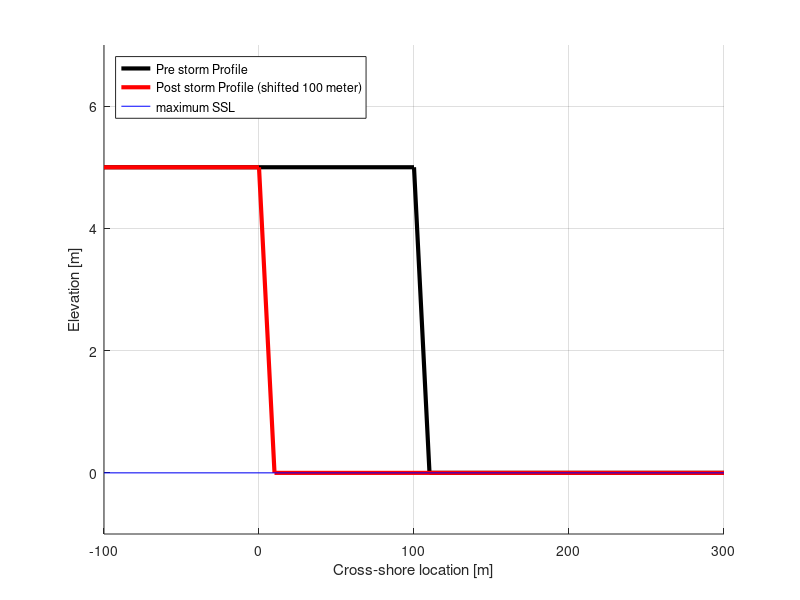

This chart was generated by the following MATLAB code: (Note: this script raises an error after producing the figure.)
function duneerosionabovestormsurgelevel_test()
% DUNEEROSIONABOVESTORMSURGELEVEL_TEST  Unit test for duneerosionabovestormsurgelevel
%  
% This function describes a unit test for duneerosionabovestormsurgelevel.
%
%
%   See also duneerosionabovestormsurgelevel

%% Copyright notice
%   --------------------------------------------------------------------
%   Copyright (C) 2009 Deltares
%       Pieter van Geer
%
%       pieter.vangeer@deltares.nl	
%
%       Rotterdamseweg 185
%       2629 HD Delft
%       P.O. 177
%       2600 MH Delft
%
%   This library is free software: you can redistribute it and/or
%   modify it under the terms of the GNU Lesser General Public
%   License as published by the Free Software Foundation, either
%   version 2.1 of the License, or (at your option) any later version.
%
%   This library is distributed in the hope that it will be useful,
%   but WITHOUT ANY WARRANTY; without even the implied warranty of
%   MERCHANTABILITY or FITNESS FOR A PARTICULAR PURPOSE.  See the GNU
%   Lesser General Public License for more details.
%
%   You should have received a copy of the GNU Lesser General Public
%   License along with this library. If not, see <http://www.gnu.org/licenses/>.
%   --------------------------------------------------------------------

% This tools is part of <a href="http://OpenEarth.Deltares.nl">OpenEarthTools</a>.
% OpenEarthTools is an online collaboration to share and manage data and 
% programming tools in an open source, version controlled environment.
% Sign up to recieve regular updates of this function, and to contribute 
% your own tools.

%% Version <http://svnbook.red-bean.com/en/1.5/svn.advanced.props.special.keywords.html>
% Created: 19 Nov 2009
% Created with Matlab version: 7.9.0.529 (R2009b)

% $Id$
% $Date$
% $Author$
% $Revision$
% $HeadURL$
% $Keywords: $

%% basic test
% This testcase describes a basic test of the principle of the function
% duneerosionabovestormsurgelevel.

xPreStorm = [-100 100 110 300];
zPreStorm = [5 5 0 0];
xPostStorm = [-100 0 10 300];
zPostStorm = zPreStorm;
waterLevel = 0;

figure;
hold on
grid on
plot(xPreStorm,zPreStorm,'Color','k','LineWidth',3,'DisplayName','Pre storm Profile');
plot(xPostStorm,zPostStorm,'Color','r','LineWidth',3,'DisplayName','Post storm Profile (shifted 100 meter)');
plot(xlim,ones(1,2)*waterLevel,'Color','b','DisplayName','maximum SSL');
ylim([-1 7]);
leg = legend('show');
set(leg,'Location','NorthWest');
xlabel('Cross-shore location [m]');
ylabel('Elevation [m]');

Result = duneerosionabovestormsurgelevel(...
    xPreStorm,...
    zPreStorm,...
    xPostStorm,...
    zPostStorm,...
    waterLevel);

assert(Result.VTVinfo.AVolume == -500,['Calculated AVolume should be -500, but was: ' num2str(Result.VTVinfo.AVolume)]);